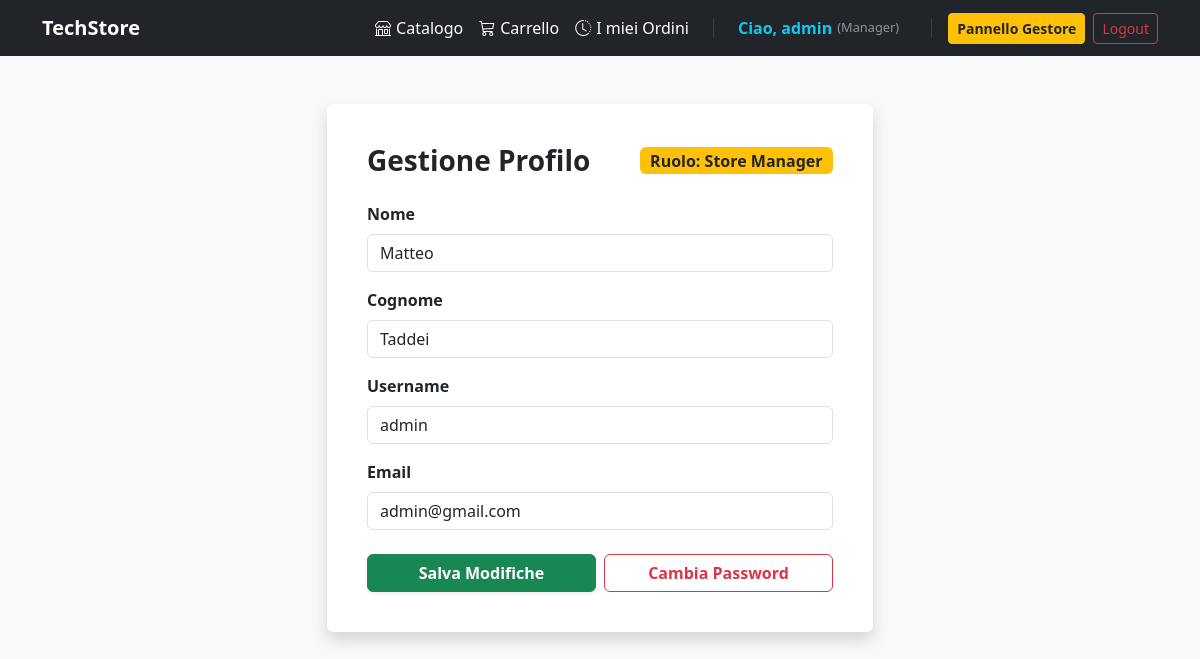
/profilo/ (signed in), run on the app's committed database.
### accounts/models.py (models this page shows)
class CustomUser(AbstractUser):
    CUSTOMER = 'customer'
    STORE_MANAGER = 'store_manager'
    ROLE_CHOICES = [
        (CUSTOMER, 'Customer'),
        (STORE_MANAGER, 'Store Manager'),
    ]
    role = models.CharField(
        max_length=20,
        choices=ROLE_CHOICES,
        default=CUSTOMER,
        help_text="Ruolo dell'utente all'interno dell'e-commerce"
    )
    def is_manager(self):
        return self.role == self.STORE_MANAGER

### accounts/views.py (the view)
# urls.py: path('profilo/', views.profile_view, name='profile'),
@login_required
def profile_view(request):
    if request.method == 'POST':
        form = UserProfileForm(request.POST, instance=request.user)
        if form.is_valid():
            form.save()
            messages.success(request, "Dati del profilo aggiornati con successo!")
            return redirect('profile')
    else:
        form = UserProfileForm(instance=request.user)
    return render(request, 'profiloUtente.html', {'form': form})

### accounts/forms.py
class UserProfileForm(forms.ModelForm):
    class Meta:
        model = get_user_model()
        fields = ['first_name', 'last_name', 'username', 'email']
    def __init__(self, *args, **kwargs):
        super().__init__(*args, **kwargs)
        if 'first_name' in self.fields:
            self.fields['first_name'].required = True
            self.fields['first_name'].label = "Nome"
        if 'last_name' in self.fields:
            self.fields['last_name'].required = True
            self.fields['last_name'].label = "Cognome"
        if 'username' in self.fields:
            self.fields['username'].required = True
            self.fields['username'].label = "Username"
        if 'email' in self.fields:
            self.fields['email'].required = True
            self.fields['email'].label = "Email"
        for field_name, field in self.fields.items():
            field.widget.attrs['class'] = 'form-control'

### templates/profiloUtente.html (shortened to what this page needs)
{% extends 'base.html' %}
{% block content %}
<div class="row justify-content-center mt-5">
    <div class="col-md-8 col-lg-6">
        <div class="card shadow border-0 p-4">
            <div class="card-body">
                <div class="d-flex justify-content-between align-items-center mb-4">
                    <h3 class="fw-bold m-0">Gestione Profilo</h3>
                    <span class="badge {% if user.is_manager or user.is_superuser %}bg-warning text-dark{% else %}bg-info text-white{% endif %} fs-6">
                        Ruolo: {% if user.is_manager or user.is_superuser %}Store Manager{% else %}Cliente{% endif %}
                    </span>
                </div>
                <form method="post" novalidate>
                    {% for field in form %}
                        <div class="mb-3">
                            <label for="{{ field.id_for_label }}" class="form-label fw-semibold">{{ field.label }}</label>
                            {{ field }}
                        </div>
                    {% endfor %}
                    <div class="d-flex gap-2 mt-4">
                        <button type="submit" class="btn btn-success w-100 fw-bold shadow-sm">
                            Salva Modifiche
                        </button>
                        <a href="{% url 'change_password' %}" class="btn btn-outline-danger w-100 fw-bold">
                            Cambia Password
                        </a>
                    </div>
                </form>
            </div>
        </div>
    </div>
</div>
{% endblock %}

### templates/base.html (shortened to what this page needs)
<!doctype html>
<html lang="it">
  <head>
    <link
      href="https://cdn.jsdelivr.net/npm/bootstrap@5.3.0/dist/css/bootstrap.min.css"
      rel="stylesheet"
    />
    <link
      href="https://cdn.jsdelivr.net/npm/bootstrap-icons@1.11.3/font/bootstrap-icons.min.css"
      rel="stylesheet"
    />
  </head>
  <body class="bg-light">
    <nav class="navbar navbar-expand-lg navbar-dark bg-dark mb-4">
      <div class="container">
        <a class="navbar-brand fw-bold" href="{% url 'product_list' %}"
          >TechStore</a
        >
        <div class="collapse navbar-collapse" id="navbarNav">
          <ul class="navbar-expand navbar-nav ms-auto align-items-center">
            <li class="nav-item">
              <a class="nav-link text-white" href="{% url 'product_list' %}">
                <i class="bi bi-shop"></i> Catalogo
              </a>
            </li>
            <li class="nav-item">
              <a class="nav-link text-white position-relative" href="{% url 'cart_detail' %}">
                <i class="bi bi-cart3"></i> Carrello
              </a>
            </li>
            {% if user.is_authenticated %}
            <li class="nav-item">
              <a class="nav-link text-white" href="{% url 'userOrders' %}">
                <i class="bi bi-clock-history"></i> I miei Ordini
              </a>
            </li>
            {% endif %}
            {% if user.is_authenticated %}
            <li class="nav-item">
              <a class="nav-link text-info fw-semibold me-2" href="{% url 'profile' %}">
                Ciao, {{ user.username }}
                <span style="font-size: 0.8rem; font-weight: normal;" class="text-white-50">
                  ({% if user.is_manager or user.is_superuser %}Manager{% else %}Cliente{% endif %})
                </span>
              </a>
            </li>
            {% if user.is_manager or user.is_superuser %}
            <li class="nav-item">
              <a class="btn btn-sm btn-warning text-dark fw-bold me-2 shadow-sm" href="{% url 'manager_dashboard' %}">
                Pannello Gestore
              </a>
            </li>
            {% endif %}
            <li class="nav-item">
              <form
                action="{% url 'logout' %}"
                method="post"
                class="d-inline"
              >
                <button type="submit" class="btn btn-sm btn-outline-danger">
                  Logout
                </button>
              </form>
            </li>
            {% endif %}
          </ul>
        </div>
      </div>
    </nav>
    <div class="container">
      {% block content %} {% endblock %}
    </div>
  </body>
</html>

### templates/base.html (style rules this page uses)
.navbar-nav .nav-link { font-weight: 500; padding: 0.4rem 0.75rem; border-radius: 6px; transition: background-color 0.2s ease, color 0.2s ease; display: flex; align-items: center; gap: 5px; }

### data on the page
CustomUser: username "admin", form "Matteo" "Taddei" "admin" "admin@gmail.com"

### other printed values
{{ field.label }} "Nome" "Cognome" "Username" "Email"
